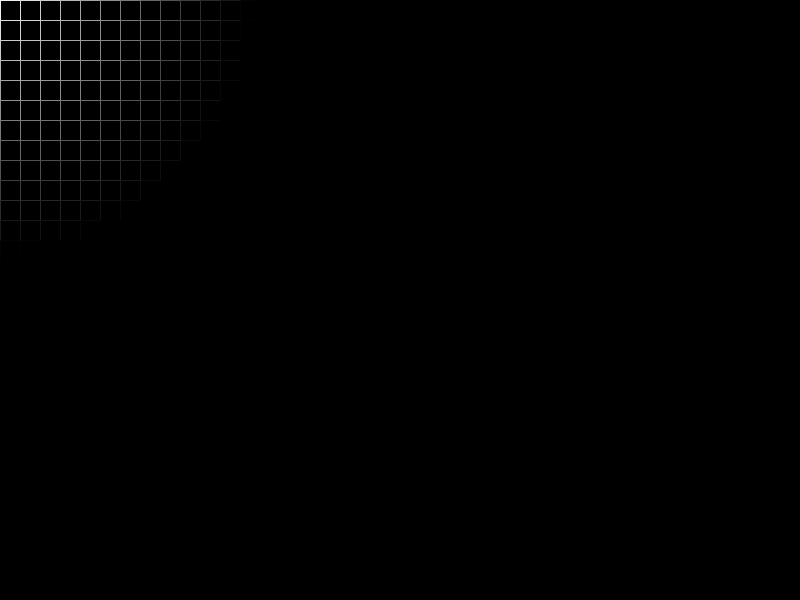
Frame 1 (no input)
Frame 60 (the mouse pressed at the canvas centre just before this capture): identical to frame 1, image omitted
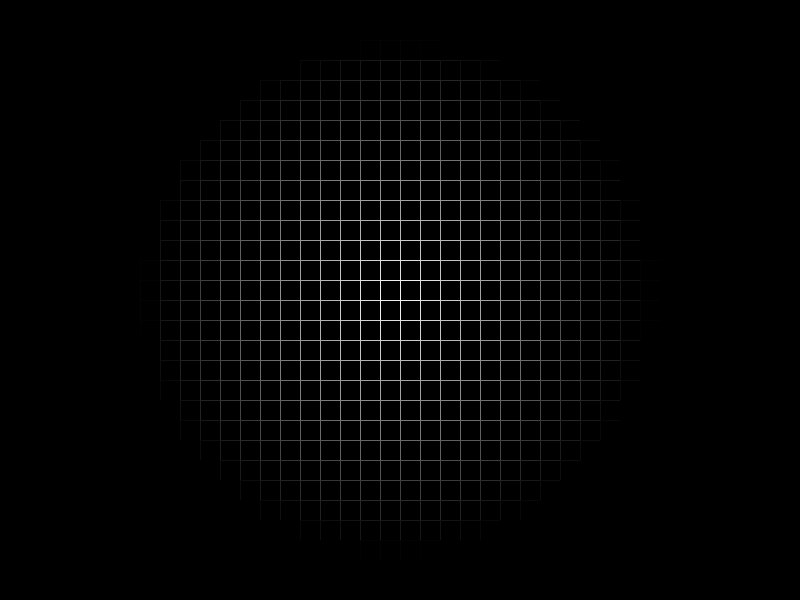
Frame 120 (the mouse held since frame 60 and released just before this capture)

The Processing sketch that drew these frames (run headless with seeded random() and noise(); from frame 60 on, the mouse is pressed at the canvas centre):

// Processing sketch: lanterna
// ── lanterna.pde
int pixelSize;

void setup() {
  size (800,600);
  background(0);
  pixelSize = 20;
  stroke(2);
  //noFill();
  frameRate(60);
}

void draw() {
  //background(0,10);
  for (int y = 0; y < height; y = y + pixelSize) {
    for (int x = 0; x < width; x = x + pixelSize) {
      float d = dist(x+pixelSize/2, y+pixelSize/2, mouseX, mouseY);
      stroke(map(d,0,255,255,0));
      fill(0);
      rect(x, y, pixelSize, pixelSize);
    }
  }
}
